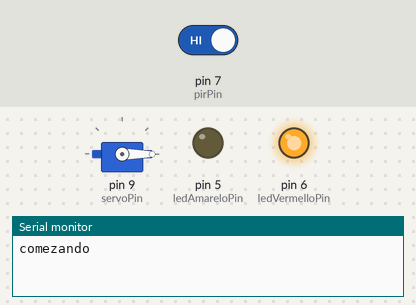
Bench run of a sketch on a simulated Arduino Uno, built with avr-gcc and run on an emulated ATmega328P. Parts: servo, output pins drawn as LEDs (lit = HIGH), the last lines printed to the serial monitor. Inputs (shaded band) come from the test bench; at power-on: pin 7 (pirPin) HIGH. Random numbers use the default seed unless the sketch sets one.

Above: at 0.1 s.
At 10.0 s:
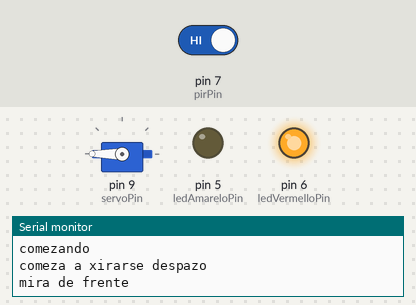
10.1 s: pin 7 (pirPin) driven HIGH
At 14.9 s:
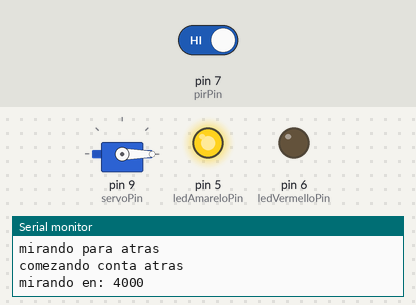
Timing chart, 0 to 32.0 s (numbered marks = the images above; inputs shaded):
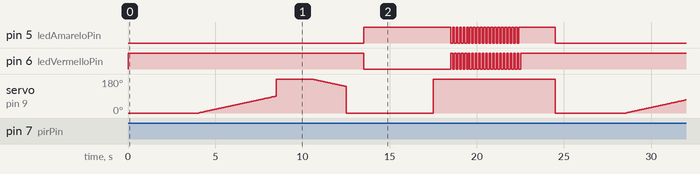

The sketch:

esconduino.pde
```cpp
#include <Servo.h>

int servoPin = 9;

int pirPin = 7;

int ledVermelloPin=6;

int ledAmareloPin=5;

int activaContaAtras=1;


//para comezar a contaAtras, angle=0
long comezoContaAtras;

//para o comezo da vixiancia, angle=180
long comezoVixia;

//sera o momento actual
long agora;

long duracionConta;

long duracionVixia;

long tempoContandoAtras;

int angle=0;

int xoga;

Servo servo;


void setup()
{
 servo.attach(servoPin);
 pinMode(pirPin,INPUT);
 pinMode(ledVermelloPin,OUTPUT);
 pinMode(ledAmareloPin,OUTPUT);
 xoga=1;
 Serial.begin(9600);
}


void loop()
{
if (xoga==1)
{
  inicio();
}
contaAtras();

}

//funcion inicio para comezar o xogo, empeza de costas, mira adiante, mira atras
//e queda de costas para comezar a conta atras
void inicio(){
  digitalWrite(ledVermelloPin,HIGH);
  Serial.println("comezando");
  angle=0;
  servo.write(angle);
  delay (4000);
  Serial.println("comeza a xirarse despazo");
  for (int i=0;i<90;i++){
    servo.write(i);
    delay(50);
  }
  Serial.println("mira de frente");
  angle=180;
  servo.write(angle);
  delay(2000);

  Serial.println("comeza a dar a volta");
  for (int i=180;i>140;i--){
    servo.write(i);
    delay(50);
  }

  Serial.println("mirando para atras");
  angle=0;
  servo.write(angle);
  delay(1000);

  xoga=0;


 }

//funcion de conta atras, cunha duracion entre 3 e 6 segundos
//queda mirando para diante
void contaAtras() {
  //gardamos o comezo da conta atras
  if (activaContaAtras==1)
  {
    digitalWrite(ledVermelloPin,LOW);
    digitalWrite(ledAmareloPin,HIGH);
    duracionConta= random(3,6)*1000L;
    Serial.println("comezando conta atras");
    Serial.print("mirando en: ");
    Serial.println(duracionConta);
    comezoContaAtras=millis();
    activaContaAtras=0;
  }

  long agora=millis();

 if (agora>(duracionConta+comezoContaAtras)){
  moveServo(180);
  //para darlle tempo a xirar, chequear se vai ben
  delay (1000);
  comezoVixia=millis();
   //definimolo aqui para que non se redefina cada vez que se executa o ciclo de vixia()
  duracionVixia=random(5,8)*1000L;
  Serial.print("vixiando ");
  Serial.println(duracionVixia);
  digitalWrite(ledVermelloPin,HIGH);
  digitalWrite(ledAmareloPin,LOW);
  vixia();
 }
}

//funcion vixia, mira cara adiante cunha duracion entre 7 e 10 segundos
//se detecta movemento salta e se non volta a conta atras
void vixia(){
//  delay(3000);
  if(digitalRead(pirPin) == LOW)
    {
    long agora=millis();
//      Serial.println(agora);
//      Serial.print("duracion Vixia ");
//      Serial.println(duracionVixia);
//      Serial.print("comezo Vixia ");
//      Serial.println(comezoVixia);
//      delay(1000);

      if (agora>(duracionVixia+comezoVixia))
        {
        moveServo(0);
        long duracionConta= random(3,6)*1000L;
        Serial.print("contando atras durante");
        Serial.println(duracionConta);
         //reiniciamos e comezamos a conta atras
        long comezoContaAtras=millis();
        activaContaAtras=1;
        contaAtras();
        }
        else
        {
          vixia();
        }
    }

  else
  {
    perdiches();
  }

}


void perdiches()
  {
    Serial.println("PILLEICHE!");
    int i=0;
    while (i<20)
    {
    digitalWrite(ledVermelloPin,HIGH);
    digitalWrite(ledAmareloPin,LOW);
    delay(100);
    digitalWrite(ledVermelloPin,LOW);
    digitalWrite(ledAmareloPin,HIGH);
    delay(100);
    i++;
  }
  digitalWrite(ledVermelloPin,HIGH);
  delay(2000);
  digitalWrite(ledVermelloPin,LOW);
  digitalWrite(ledAmareloPin,LOW);
  xoga=1;
  activaContaAtras=1;
  }

void moveServo(int angle){
  servo.write(angle);
}
```
